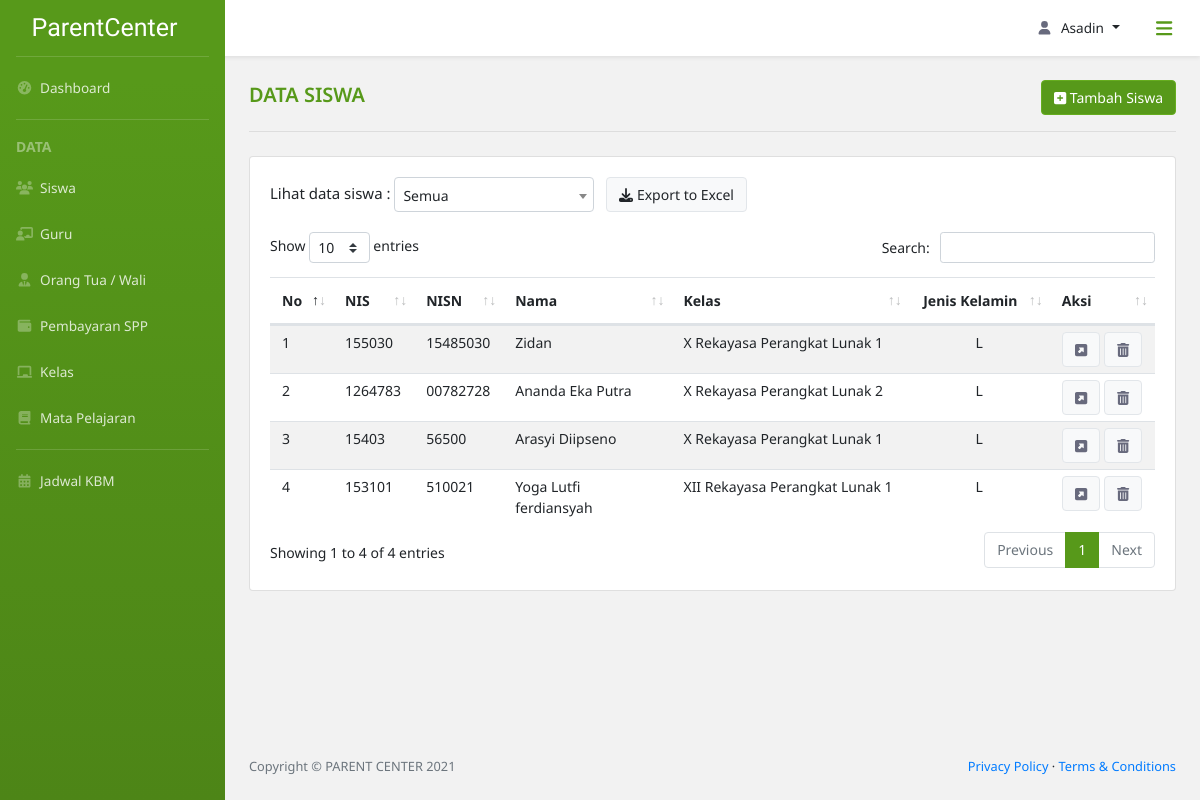
The page /data_siswa/ (signed in) on the database its author committed.
### parent_center_app/models.py (models this page shows, shortened)
class Siswa(models.Model):
    nis = models.CharField(max_length=15, null=True)
    nisn = models.CharField(max_length=15, null=True)
    id_siswa = models.CharField(
        max_length=30,
        primary_key=True,
        unique=True,
        default=custom_siswa,
        editable=False
    )
    nama = models.CharField(max_length=50)
    tpt_lahir = models.CharField(max_length=50)
    tgl_lahir = models.DateField(default=date.today)
    agama = models.CharField(max_length=15)
    class jns_kelamin(models.TextChoices):
        P = 'Perempuan'
        L = 'Laki-Laki'
    jns_kelamin = models.CharField(
        max_length=10,
        choices=jns_kelamin.choices,
        default=jns_kelamin.L
    )
    no_tlp = models.CharField(max_length=13, null=True)
    alamat = models.TextField(null=True)
    id_kelas = models.ForeignKey(
        Kelas,
        null=True,
        on_delete=models.SET_NULL
    )

class Kelas(models.Model):
    id_kelas = models.CharField(
        max_length=10,
        primary_key=True,
        unique=True,
        default=custom_kelas,
        editable=False
    )
    class rentang_kelas(models.TextChoices):
        X = 'X'
        XI = 'XI'
        XII = 'XII'
    kelas = models.CharField(
        max_length=3,
        choices=rentang_kelas.choices,
        default=rentang_kelas.X
    )
    class jurusan(models.TextChoices):
        TITL = 'TITL', 'Teknik Intalasi Tenaga Listrik'
        TP = 'TP', 'Teknik Pemesinan'
        TKR = 'TKR', 'Teknik Kendaraan Ringan'
        TKJ = 'TKJ', 'Teknik Komputer Jaringan'
        RPL = 'RPL', 'Rekayasa Perangkat Lunak'
        TBSM = 'TBSM', 'Teknik dan Bisnis Sepeda Motor'
    jurusan = models.CharField(
        max_length=30,
        choices=jurusan.choices,
        default=jurusan.TITL
    )
    no_kelas = models.SmallIntegerField(
        default=1,
        validators=[MinValueValidator(1)]
    )

### parent_center_app/views.py (the view)
# urls.py: path('data_siswa/', views.dataSiswa, name='data siswa'),
@login_required(login_url='login')
def dataSiswa(request):
    if level_permission(request, ['Admin']) is False:
        return redirect(level_login(request))
    else:
        siswas = Siswa.objects.all()
        kelass = Kelas.objects.all().order_by('kelas', 'jurusan', 'no_kelas')
        context = {
            'title': 'Data Siswa',
            'Siswas': siswas,
            'Kelass': kelass,
        }
        return render(request,
                      'parent_center_app/data_siswa.html',
                      context)

### parent_center_app/views.py (called while the page is built)
def level_permission(current_user, level: list) -> bool:
    if current_user.user.extenduser.user_level in level:
        return True
    else:
        return False

### parent_center_app/templates/parent_center_app/Data_siswa.html (shortened to what this page needs)
{% extends 'parent_center_app/base.html' %}
{% block breadcrumb %}
<div class="row d-flex pt-4 div-tambah">
    <div class="col-lg-7 col-sm-6">
        <div class="div-title">
            <span class="title-content">{{title}}</span>
        </div>
    </div>
    <div class="col-lg-5 col-sm-6 align-self-center text-right">
        <a class="btn btn-light btn-tambah" href="{% url 'tambah siswa' %}"><i class="fas fa-plus-square"></i> Tambah Siswa</a>
    </div>
</div>
<hr class="dropdown-divider hr-title mb-4 mx-4 mt-3">
{% endblock breadcrumb %}
{% block content %}
    <div class="row">
        <div class="col-lg-12">
            <div class="card">
                <div class="card-body card-dashboard">
                    <div class="row mx-0">
                        <div class="col-lg-12 px-0 div-sort">
                            Lihat data siswa :
                            <button class="btn btn-light ml-2 btn-export"><i class="fas fa-download"></i> Export to Excel</button>
                        </div>
                    </div>
                    <div class="table-responsive table-siswa">
                        <table class="table table table-striped table-siswa" id="table-custom">
                            <thead>
                                <tr>
                                    <th scope="col">No</th>
                                    <th scope="col">NIS</th>
                                    <th scope="col">NISN</th>
                                    <th scope="col">Nama</th>
                                    <th scope="col">Kelas</th>
                                    <th scope="col" class="text-center">Jenis Kelamin</th>
                                    <th scope="col">Aksi</th>
                                </tr>
                            </thead>
                            <tbody>
                                {% for siswa in Siswas %}
                                <tr>
                                    <td>{{forloop.counter}}</td>
                                    <td>{{siswa.nis}}</td>
                                    <td>{{siswa.nisn}}</td>
                                    <td>{{siswa.nama}}</td>
                                    <td>
                                        {{siswa.id_kelas.kelas}}
                                        {{ siswa.id_kelas.get_jurusan_display }}
                                        {{ siswa.id_kelas.no_kelas }}
                                    </td>
                                    <td class="text-center">
                                        {% if siswa.jns_kelamin == "Laki-Laki" %}
                                            L
                                        {% else %}
                                            P
                                        {% endif %}
                                    </td>
                                    <td>
                                        <a class="btn btn-light" href="{% url 'detail siswa' pk=siswa.pk %}"><i class="fas fa-external-link-square-alt"></i></a>
                                        <button class="btn btn-light" type="button" data-toggle="modal" data-target="#modal_hapus">
                                            <i class="fas fa-trash-alt"></i>
                                        </button>
                                    </td>
                                </tr>
                                {% endfor %}
                            </tbody>
                        </table>
                    </div>
                </div>
            </div>
        </div>
    </div>
{% endblock content %}

### parent_center_app/templates/parent_center_app/base.html (shortened to what this page needs)
{% load static %}
<!DOCTYPE html>
<html lang="en">
    <head>
        <link href="{% static 'parent_center_app/assets/css/bootstrap-toggle.min.css' %}" rel="stylesheet">
        <link href="{% static 'parent_center_app/assets/css/style-custom.css' %}" rel="stylesheet" />
        <link href="{% static 'parent_center_app/assets/css/styles.css' %}" rel="stylesheet" />
        <link rel="stylesheet" type="text/css" href="{% static 'parent_center_app/assets/css/dataTables.bootstrap4.min.css' %}"/>
        <link href="{% static 'parent_center_app/vendor/fontawesome-free/css/all.min.css' %}" rel="stylesheet" type="text/css">
        <link href="//cdn.jsdelivr.net/npm/select2@4.1.0-rc.0/dist/css/select2.min.css" rel="stylesheet" />
    </head>
    <body class="sb-nav-fixed">
        <nav class="sb-topnav navbar navbar-expand navbar-dark bg-putih shadow-sm">
            <button class="btn btn-link btn-sm order-1 rounded-circle" id="sidebarToggle" href="#"><i class="fas fa-bars fa-lg"></i></button>
            <ul class="navbar-nav ml-auto md-0 mr-2">
                <li class="nav-item dropdown">
                    <a class="nav-link dropdown-toggle" id="userDropdown" href="#" role="button" data-toggle="dropdown" aria-haspopup="true" aria-expanded="false"><i class="fas fa-user fa-fw"></i>{{ request.user }}</a>
                </li>
            </ul>
        </nav>
        <div id="layoutSidenav">
            <div id="layoutSidenav_nav">
                <nav class="sb-sidenav accordion bg-green" id="sidenavAccordion">
                    <div class="sb-sidenav-menu">
                        <div class="nav">
                            <a class="navbar-brand d-flex align-self-center align-items-center" href="/dashboard_admin">
                                ParentCenter
                            </a>
                            <div class="dropdown-divider mx-3 mt-0"></div>
                            <a class="nav-link" href="/dashboard_admin/hari%20ini">
                                <i class="fas fa-fw fa-tachometer-alt"></i>&nbsp;
                                Dashboard
                            </a>
                            <div class="dropdown-divider mx-3"></div>
                            <div class="dropdown-header">
                                DATA
                            </div>
                            <a class="nav-link" href="/data_siswa">
                                <i class="fas fa-fw fa-users"></i>&nbsp;
                                Siswa
                            </a>
                            <a class="nav-link" href="/data_guru">
                                <i class="fas fa-fw fa-chalkboard-teacher"></i>&nbsp;
                                Guru
                            </a>
                            <a class="nav-link" href="/data_orangtua">
                                <i class="fas fa-fw fa-user-tie"></i>&nbsp;
                                Orang Tua / Wali
                            </a>
                            <a class="nav-link" href="/cari_spp">
                                <i class="fas fa-fw fa-wallet"></i>&nbsp;
                                Pembayaran SPP
                            </a>
                            <a class="nav-link" href="/data_kelas">
                                <i class="fas fa-fw fa-chalkboard"></i>&nbsp;
                                Kelas
                            </a>
                            <a class="nav-link" href="/data_mapel">
                                <i class="fas fa-fw fa-book"></i>&nbsp;
                                Mata Pelajaran
                            </a>
                            <div class="dropdown-divider mx-3"></div>
                            <a class="nav-link" href="/jadwal_kbm/kls-22112021001556824333">
                                <i class="fas fa-fw fa-calendar-alt"></i>&nbsp;
                                Jadwal KBM
                            </a>
                        </div>
                    </div>
                </nav>
            </div>
            <div id="layoutSidenav_content">
                <main>
                    <div class="container-fluid px-0">
                        {% block breadcrumb %}
                        {% endblock breadcrumb %}
                        {% block content %}
                        {% endblock content %}
                    </div>
                </main>
                <footer class="py-4 bg-grey mt-auto">
                    <div class="container-fluid">
                        <div class="d-flex align-items-center justify-content-between small">
                            <div class="text-muted">Copyright &copy; PARENT CENTER 2021</div>
                            <div>
                                <a href="/privacy-policy">Privacy Policy</a>
                                &middot;
                                <a href="/terms-condition">Terms &amp; Conditions</a>
                            </div>
                        </div>
                    </div>
                </footer>
            </div>
        </div>
    </body>
</html>

### parent_center_app/static/parent_center_app/assets/css/style-custom.css (style rules this page uses)
* { font-family: 'Noto Sans', sans-serif; }
body { background-color: #f2f2f2!important; }
#userDropdown svg { margin-right: .5rem; }
#userDropdown { text-transform: capitalize; }
a#userDropdown.nav-link.dropdown-toggle::after { margin-left: .5rem!important; }
.bg-putih { background-color: #fff; }
.bg-green { background-color: #57991a; background-image: linear-gradient(180deg,#57991a 10%,#4d8517 100%); background-size: cover; }
.sb-sidenav-menu a.nav-link { color: rgba(255,255,255,.8)!important; }
.sb-sidenav-menu a.nav-link svg { color: rgba(255,255,255,.3)!important; }
.navbar-nav a, #ddUser .dropdown-item { color: #212529!important; }
.navbar-nav a svg, .card-dashboard svg { color: #686a7d!important; }
.sb-sidenav .dropdown-divider { border-color: rgba(255,255,255,.15); }
.sb-sidenav .dropdown-header { color: rgba(255,255,255,.4); }
#sidebarToggle { height: 2.5rem!important; width: 2.5rem!important; font-weight: 400!important; color: #57991a!important; }
.navbar-brand { height: 56px; color: #fff; font-family: 'Satisfy', cursive!important; font-size: 25px!important; }
.sb-nav-fixed .sb-topnav { z-index: 1038!important; }
.sb-nav-fixed #layoutSidenav #layoutSidenav_nav .sb-sidenav { padding-top: 0!important; }
.dropdown-header { padding-left: 1rem!important; font-weight: bold; }
.sb-sidenav-menu, .sb-topnav.navbar, #ddUser .dropdown-item { font-size: 13.6px; }
.nav-link { padding: 12.8px 16px!important; }
.title-content { font-size: 20px; font-weight: 600; color: #57991a; text-transform: uppercase; }
.hr-title { border-color: #ddd!important; border-width: 2px; }
.card-dashboard, #btn-jadwal, .dropdown-jadwal .dropdown-item { font-size: 15px!important; }
.card-dashboard .row { margin-bottom: 1.25rem; }
#table-custom_wrapper *, .table-custom-dashboard * { font-size: 14px; }
.container-fluid .row { margin-left: .75rem; margin-right: .75rem; }
.table-siswa tbody tr td { padding: 6px 12px; }
.btn-tambah.btn-light { background-color: #57991a!important; border-color: #66ad1f!important; font-size: 14px!important; color: #fff!important; }
.div-sort * { font-size: 14px!important; color: #212529; }
.btn-light { border: 1px solid #e2e6ea!important; }

### rows shown on the page
Siswa: nis "155030", nisn "15485030", nama "Zidan", id_kelas.kelas "X", id_kelas.jurusan "Rekayasa Perangkat Lunak", id_kelas.no_kelas "1", jns_kelamin "L"
Siswa: nis "1264783", nisn "00782728", nama "Ananda Eka Putra", id_kelas.kelas "X", id_kelas.jurusan "Rekayasa Perangkat Lunak", id_kelas.no_kelas "2", jns_kelamin "L"
Siswa: nis "15403", nisn "56500", nama "Arasyi Diipseno", id_kelas.kelas "X", id_kelas.jurusan "Rekayasa Perangkat Lunak", id_kelas.no_kelas "1", jns_kelamin "L"
Siswa: nis "153101", nisn "510021", nama "Yoga Lutfi ferdiansyah", id_kelas.kelas "XII", id_kelas.jurusan "Rekayasa Perangkat Lunak", id_kelas.no_kelas "1", jns_kelamin "L"

### other values the page prints
{{ request.user }} "Asadin"
{{ title }} "DATA SISWA"
